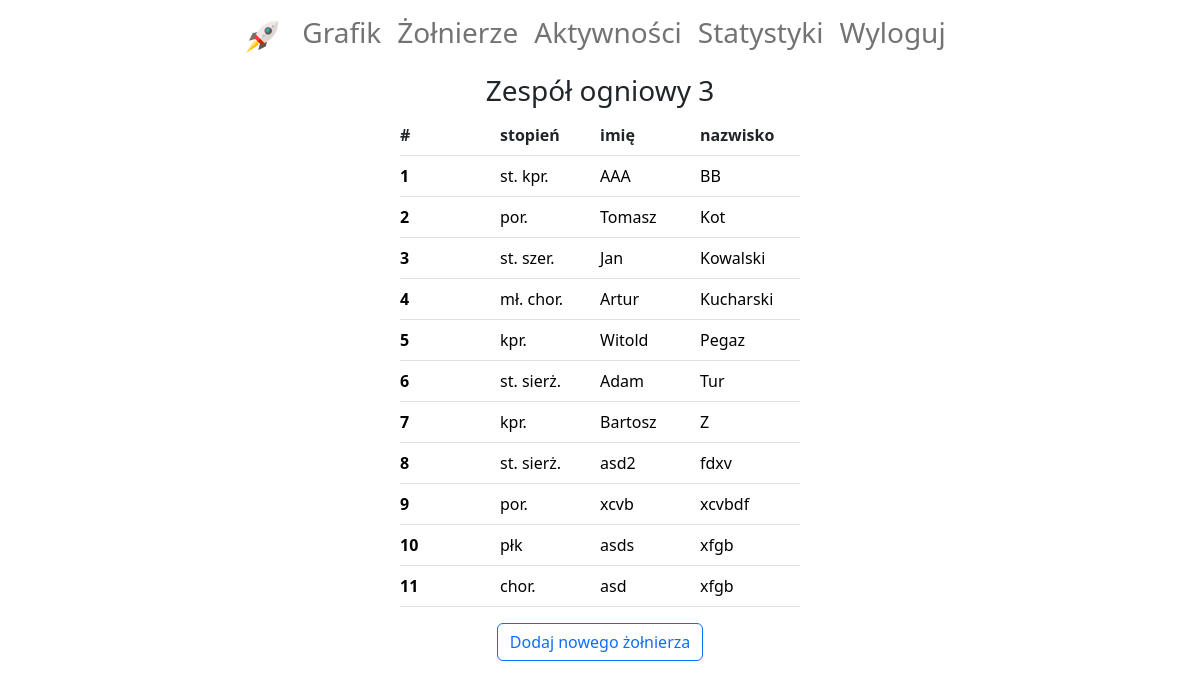
The app's page /soldier-list/ (signed in), older data.
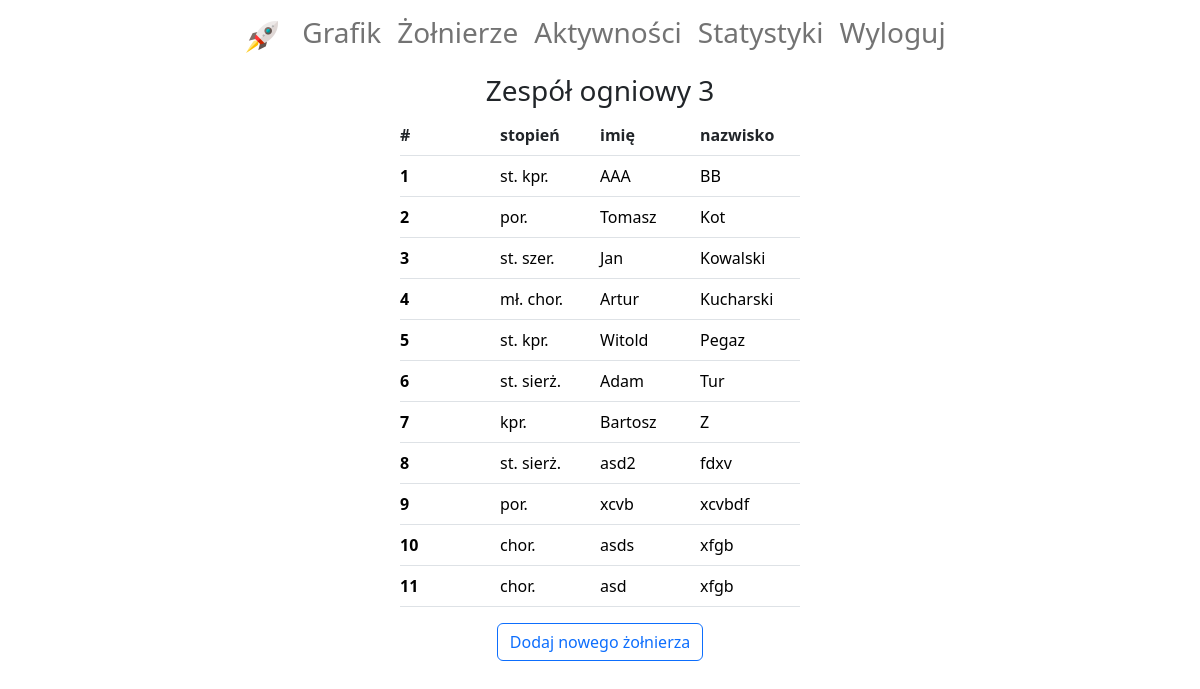
The same page, newer data.
### diagram/models.py (models this page shows, shortened)
class Soldier(models.Model):
    rank = models.CharField(max_length=20, choices=ranks, verbose_name='stopień')
    first_name = models.CharField(max_length=20, verbose_name='imię')
    last_name = models.CharField(max_length=30, verbose_name='nazwisko')
    subdivision = models.ForeignKey(Subdivision, on_delete=models.SET_NULL, null=True, blank=True,
                                    verbose_name='pododdział')
    position = models.CharField(max_length=30, verbose_name='stanowisko', null=True, blank=True)
    personal_number = models.IntegerField(verbose_name='PESEL', null=True, blank=True)
    father_name = models.CharField(max_length=30, verbose_name='imię ojca', null=True, blank=True)
    id_card_number = models.CharField(max_length=30, verbose_name='nr leg. służb.', null=True, blank=True)
    driving_license = models.CharField(max_length=30, verbose_name='kat. prawa jazdy', null=True, blank=True)

### diagram/views.py (the view)
# urls.py: path('soldier-list/', SoldierList.as_view(), name='soldier-list'),
class SoldierList(LoginRequiredMixin, generic.ListView):
    template_name = 'diagram/soldier_list.html'
    def get_queryset(self):
        return Soldier.objects.filter(subdivision=self.request.user.subdivision).order_by('last_name')

### diagram/models.py (called while the page is built)
    def __str__(self):
        return self.name

### diagram/templates/diagram/soldier_list.html (shortened to what this page needs)
{% extends 'account/base.html' %}
{% load crispy_forms_filters %}
{% block content %}
    <div class="d-flex flex-column align-items-center">
        <h3>{{ request.user.subdivision }}</h3>
    </div>
    <table class="table">
        <thead>
        <tr class="d-flex justify-content-center">
            <th class="col col-md-1 px-0" scope="col">#</th>
            <th class="col col-md-1 px-0" scope="col">stopień</th>
            <th class="col col-md-1 px-0" scope="col">imię</th>
            <th class="col col-md-1 px-0" scope="col">nazwisko</th>
        </tr>
        </thead>
        <tbody>
        {% for soldier in object_list %}
            <tr class="d-flex justify-content-center">
                <th class="col col-md-1 px-0" scope="row"><a class="text-decoration-none"
                                                        href="{% url 'soldier-detail' soldier.pk %}">{{ forloop.counter }}</a>
                </th>
                <td class="col col-md-1 px-0"><a class="text-decoration-none"
                                            href="{% url 'soldier-detail' soldier.pk %}">{{ soldier.rank }}</a></td>
                <td class="col col-md-1 px-0"><a class="text-decoration-none"
                                            href="{% url 'soldier-detail' soldier.pk %}">{{ soldier.first_name }}</a>
                </td>
                <td class="col col-md-1 px-0"><a class="text-decoration-none"
                                            href="{% url 'soldier-detail' soldier.pk %}">{{ soldier.last_name }}</a>
                </td>
            </tr>
        {% endfor %}
        </tbody>
    </table>
    <div class="d-flex flex-column align-items-center">
        <a class="col" href="{% url 'soldier-create' %}"><button class="btn btn-outline-primary mb-3">Dodaj nowego żołnierza</button></a>
    </div>
{% endblock %}

Row changes from the older to the newer data that the page shows:
changed Soldier "Witold": rank "kpr." → "st. kpr."
changed Soldier "asds": rank "płk" → "chor."
